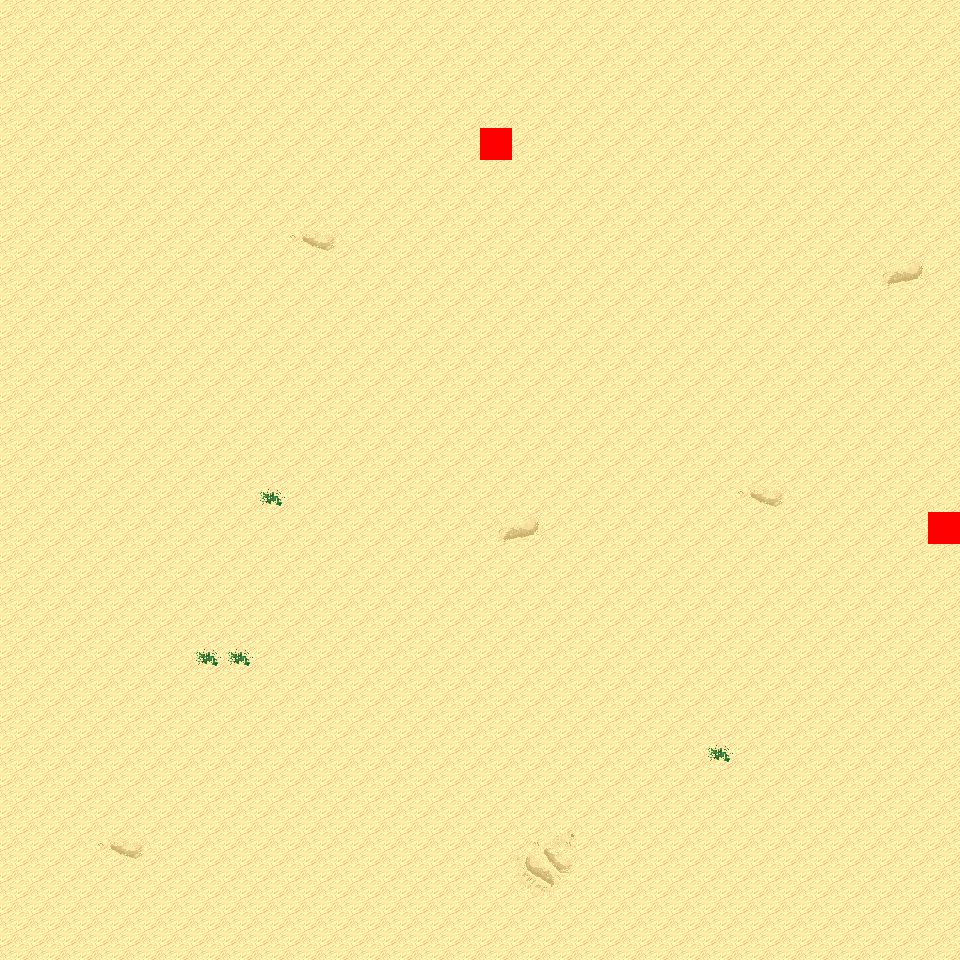

A level layout from a 2D game, rendered from its tile map. Below: a short description, then the map file with tile-grid data replaced by summaries:
An orthogonal 30x30 tile map with 32x32 px tiles, 6 tile layers (Ground, Object, Object2, Above, ...), 12 tilesets and 3 objects (3x mapExit).

<map version="1.0" orientation="orthogonal" renderorder="right-down" width="30" height="30" tilewidth="32" tileheight="32" nextobjectid="4">
  <tileset firstgid="1" name="tileset_logic_collision" tilewidth="32" tileheight="32" tilecount="1" columns="1">
    <image source="../drawable/tileset_logic_collision.png" width="32" height="32" />
  </tileset>
  <tileset firstgid="2" name="tileset_ground_ground" tilewidth="32" tileheight="32" tilecount="33" columns="3">
    <image source="../drawable/tileset_ground_ground.png" width="96" height="352" />
  </tileset>
  <tileset firstgid="35" name="tileset_ground_ridge_earth_pale" tilewidth="32" tileheight="32" tilecount="96" columns="12">
    <image source="../drawable/tileset_ground_ridge_earth_pale.png" width="384" height="256" />
  </tileset>
  <tileset firstgid="131" name="tileset_ground_ridge_earth_dark" tilewidth="32" tileheight="32" tilecount="96" columns="12">
    <image source="../drawable/tileset_ground_ridge_earth_dark.png" width="384" height="256" />
  </tileset>
  <tileset firstgid="227" name="tileset_terrain_desert" tilewidth="32" tileheight="32" tilecount="88" columns="8">
    <image source="../drawable/tileset_terrain_desert.png" width="256" height="352" />
  </tileset>
  <tileset firstgid="315" name="tileset_ground_sand_2" tilewidth="32" tileheight="32" tilecount="15" columns="5">
    <image source="../drawable/tileset_ground_sand_2.png" width="160" height="96" />
  </tileset>
  <tileset firstgid="330" name="tileset_plant_tree_evergreen" tilewidth="32" tileheight="32" tilecount="36" columns="3">
    <image source="../drawable/tileset_plant_tree_evergreen.png" width="96" height="384" />
  </tileset>
  <tileset firstgid="366" name="tileset_plant_cactus_2" tilewidth="32" tileheight="32" tilecount="10" columns="5">
    <image source="../drawable/tileset_plant_cactus_2.png" width="160" height="64" />
  </tileset>
  <tileset firstgid="376" name="tileset_plant_cactus" tilewidth="32" tileheight="32" tilecount="2" columns="1">
    <image source="../drawable/tileset_plant_cactus.png" width="32" height="64" />
  </tileset>
  <tileset firstgid="378" name="tileset_plant_bush_various_small" tilewidth="32" tileheight="32" tilecount="9" columns="3">
    <image source="../drawable/tileset_plant_bush_various_small.png" width="96" height="96" />
  </tileset>
  <tileset firstgid="387" name="tileset_plant_tree_tree_green" tilewidth="32" tileheight="32" tilecount="80" columns="8">
    <image source="../drawable/tileset_plant_tree_tree_green.png" width="256" height="352" />
  </tileset>
  <tileset firstgid="467" name="tileset_building_fence_fence_chunky" tilewidth="32" tileheight="32" tilecount="21" columns="3">
    <image source="../drawable/tileset_building_fence_fence_chunky.png" width="96" height="224" />
  </tileset>
  <layer name="Ground" width="30" height="30">
    <data>[900 cells, 900 non-empty, 10 distinct tile ids]</data>
  </layer>
  <layer name="Object" width="30" height="30">
    <data>[900 cells, 2 non-empty, 1 distinct tile ids]</data>
  </layer>
  <layer name="Object2" width="30" height="30">
    <data>[900 cells, 0 non-empty, 0 distinct tile ids]</data>
  </layer>
  <layer name="Above" width="30" height="30">
    <data>[900 cells, 0 non-empty, 0 distinct tile ids]</data>
  </layer>
  <layer name="Above2" width="30" height="30">
    <data>[900 cells, 0 non-empty, 0 distinct tile ids]</data>
  </layer>
  <layer name="Walkable" width="30" height="30">
    <data>[900 cells, 2 non-empty, 1 distinct tile ids]</data>
  </layer>
  <objectgroup name="MapEvents">
    <object id="1" name="south" type="mapExit" x="0" y="928" width="960" height="32">
      <properties>
        <property name="map" value="level_0_x51_y111" />
        <property name="x" value="0" />
        <property name="y" value="1" />
      </properties>
    </object>
    <object id="2" name="east" type="mapExit" x="928" y="0" width="32" height="512">
      <properties>
        <property name="map" value="level_0_x52_y110" />
        <property name="x" value="1" />
        <property name="y" value="0" />
      </properties>
    </object>
    <object id="3" name="east2" type="mapExit" x="928" y="544" width="32" height="416">
      <properties>
        <property name="map" value="level_0_x52_y110" />
        <property name="x" value="1" />
        <property name="y" value="17" />
      </properties>
    </object>
  </objectgroup>
</map>
